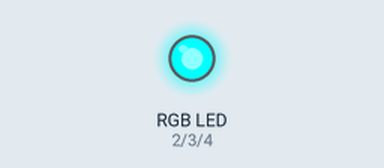
Recording of a sketch running on a simulated Arduino Uno, built with avr-gcc and run on an emulated ATmega328P. On the bench: an RGB LED mixed from three pins (HIGH = lit).

Above: at 0.5 s.
At 1.5 s:
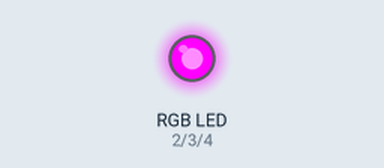
At 5.5 s:
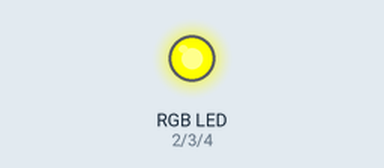
Timing chart, 0 to 6.9 s (numbered marks = the images above):
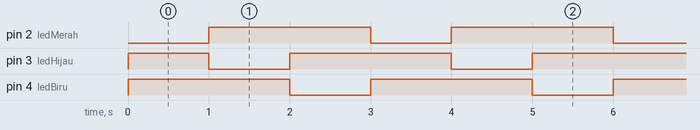

Measured:
- by itself, pin 2 (ledMerah), pin 4 (ledBiru): alternates HIGH for 2.0 s and LOW for 1.0 s
- by itself, pin 3 (ledHijau): repeats every 3.0 s: LOW 1.0 s, HIGH 2.0 s
- by itself, everything shown: repeats every 3.0 s, in 3 steps

The sketch:

led_rgb.ino
```cpp
#define ledMerah 2
#define ledHijau 3
#define ledBiru 4

void warnaRGB(bool logikaMerah, bool logikaHijau, bool logikaBiru){
  digitalWrite(ledMerah, logikaMerah);
  digitalWrite(ledHijau, logikaHijau);
  digitalWrite(ledBiru, logikaBiru);
}

void setup() {
  // put your setup code here, to run once:
  pinMode(ledMerah, OUTPUT);
  pinMode(ledHijau, OUTPUT);
  pinMode(ledBiru, OUTPUT);
}

void loop() {
  // put your main code here, to run repeatedly:
  warnaRGB(LOW, HIGH, HIGH);
  delay(1000);
  warnaRGB(HIGH, LOW, HIGH);
  delay(1000);
  warnaRGB(HIGH, HIGH, LOW);
  delay(1000);
}
```
